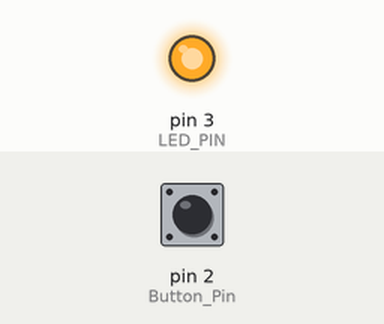
Bench run of a sketch on a simulated Arduino Uno, built with avr-gcc and run on an emulated ATmega328P. On the bench: output pins drawn as LEDs (lit = HIGH). The test bench sets the inputs (shaded band); at power-on: pin 2 (Button_Pin) HIGH.

Above: at 1.2 s.
1.3 s: pin 2 (Button_Pin) pulled LOW for 0.15 s
At 1.37 s:
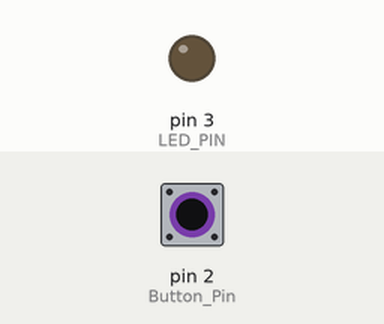
2.9 s: pin 2 (Button_Pin) pulled LOW for 3.2 s
At 7.0 s:
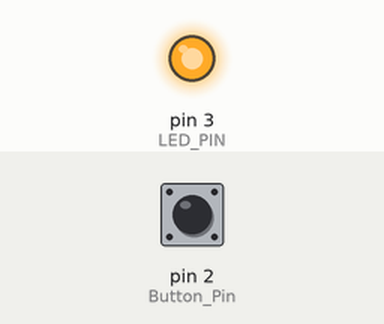
Timing chart, 0 to 8.5 s (numbered marks = the images above; inputs shaded):
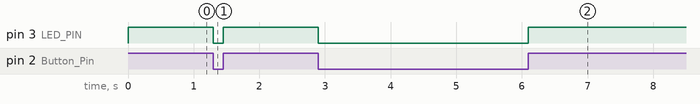

Measured:
- after the input at 1.3 s, pin 3 (LED_PIN): HIGH → LOW at once, → HIGH 0.15 s later
- after the input at 2.9 s, pin 3 (LED_PIN): HIGH → LOW at once, → HIGH 3.2 s later

The sketch:

LaserTag.ino
```cpp
// Sets up global constants for pin numbers
int Test_Pin = 1;
int Button_Pin = 2;
int LED_PIN = 3;


void setup()
{
  // put your setup code here, to run once:

  // Set up communication port for later
  Serial.begin(9600);

  // Pin 1 is an output for testing
  pinMode(Test_Pin,OUTPUT);

  // Pin 3 is an output to LED
  pinMode(LED_PIN,OUTPUT);

  // Pin 2 reads in button input
  pinMode(Button_Pin, INPUT_PULLUP);
}

void loop()
{
  // put your main code here, to run repeatedly:
  // read the input pin

  button_test();
}

void button_test()
{
  // if button is pressed then light will turn on
  // if let go then it will stop
  if (digitalRead(Button_Pin) == HIGH)
  {
    digitalWrite(LED_PIN, HIGH);
  }
  else
  {
    digitalWrite(LED_PIN, LOW);
  }
}
```
